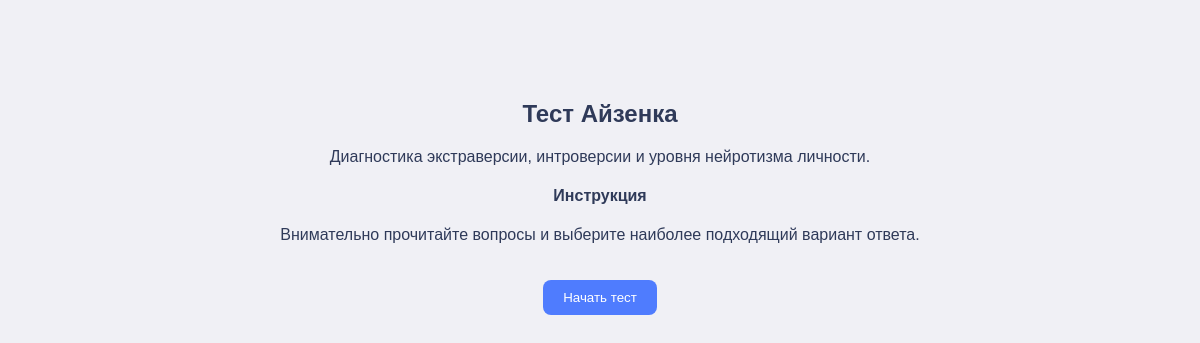
/test/1, run on the app's committed database.
### tables this page shows
CREATE TABLE "tests" (
	"id"	INTEGER,
	"topic"	TEXT NOT NULL,
	"title"	TEXT NOT NULL,
	"is_active"	INTEGER DEFAULT 1,
	"description"	TEXT, visualization_type TEXT, author_id INTEGER, instruction TEXT,
	PRIMARY KEY("id" AUTOINCREMENT)
);

### app.py (the view, shortened to what this page needs)
@app.route('/test/<int:test_id>')
def test_page(test_id):
    conn = sqlite3.connect('database.db')
    cursor = conn.cursor()
    username = session.get('username')
    user_id = None
    retake_mode = request.args.get('retake')
    if username:
        cursor.execute("SELECT id FROM users WHERE username = ?", (username,))
        user = cursor.fetchone()
        if user:
            user_id = user[0]
    cursor.execute("""
        SELECT title, description, instruction, visualization_type
        FROM tests
        WHERE id = ?
    """, (test_id,))
    test_data = cursor.fetchone()
    title, description, instruction, visualization_type = test_data
    cursor.execute("""
        SELECT id FROM user_attempts
        WHERE user_id = ? AND test_id = ?
        ORDER BY id DESC LIMIT 1
    """, (user_id, test_id))
    attempt = cursor.fetchone()
    cursor.execute("""
        SELECT id, question, q_type, order_num
        FROM questions
        WHERE test_id = ?
        ORDER BY order_num
    """, (test_id,))
    question_rows = cursor.fetchall()
    questions = []
    for q_id, question_text, q_type, order_num in question_rows:
        try:
            parsed_text = json.loads(question_text)
        except:
            parsed_text = [question_text]
        cursor.execute("""
            SELECT id, answer_text, score
            FROM answer_options
            WHERE question_id = ?
        """, (q_id,))
        options = cursor.fetchall()
        questions.append({
            'id': q_id,
            'text': parsed_text,
            'type': q_type,
            'order': order_num,
            'options': options
        })
    conn.close()
    return render_template(
        'test.html',
        questions=questions,
        test_id=test_id,
        title=title,
        description=description,
        instruction=instruction
    )

### templates/test.html (shortened to what this page needs)
<!DOCTYPE html>
<html lang="ru">
<head>
    <link rel="stylesheet" href="{{ url_for('static', filename='style/test.css') }}">
</head>
<body>
    <div class="start-screen" id="startScreen">
        <h2>{{ title }}</h2>
        <p>{{ description }}</p>
        {% if instruction %}
            <div class="instruction">
                <h4>Инструкция</h4>
                <p>{{ instruction }}</p>
            </div>
        {% endif %}
        <button onclick="startTest()">Начать тест</button>
    </div>
</body>
</html>

### static/style/test.css (style rules this page uses)
body { font-family: Arial, sans-serif; background: #F0F0F5; color: #2F3A59; margin: 0; }
.start-screen { text-align: center; margin-top: 100px; }
.start-screen button { margin-top: 20px; background: #4F7CFE; color: white; border: none; padding: 10px 20px; border-radius: 8px; cursor: pointer; }

### data on the page
tests: title "Тест Айзенка", description "Диагностика экстраверсии, интроверсии и уровня нейротизма личности.", instruction "Внимательно прочитайте вопросы и выберите наиболее подходящий вариант ответа."
